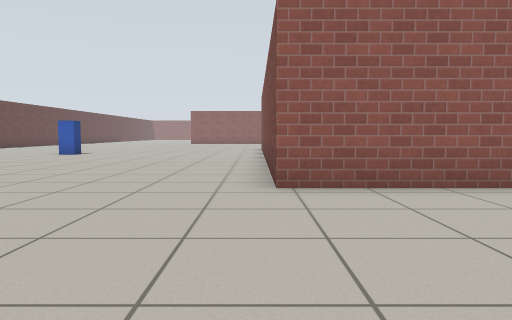
[1] (above)

24 first-person views from a walk through a Gazebo world. The camera is 0.72 m above the floor, tilts 4° down and sees 70° across. Floor lines are 1 m apart. The floor is counted in squares, 1 m on a side. Each view is taken from the middle of a square. On the plan, view 1 faces up. The plan holds only what a view shows up to about 11 squares ahead; the rest is blank. The place goes on beyond the plan. Simple patterns stand in for the simulator's built-in surfaces. Simple shapes stand in for some stock models.

[2]
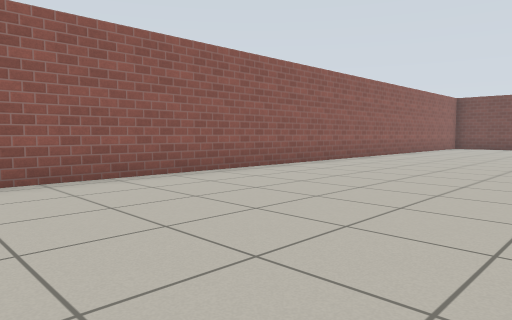

[3]
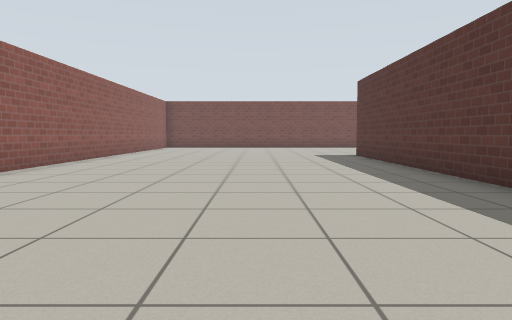

[4]
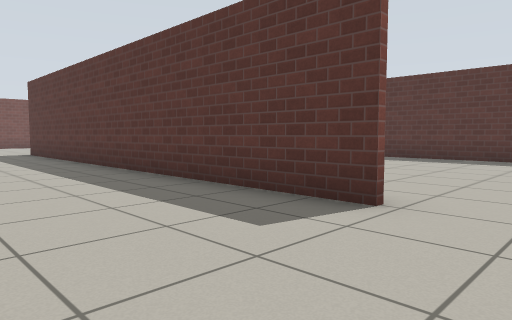

[5]
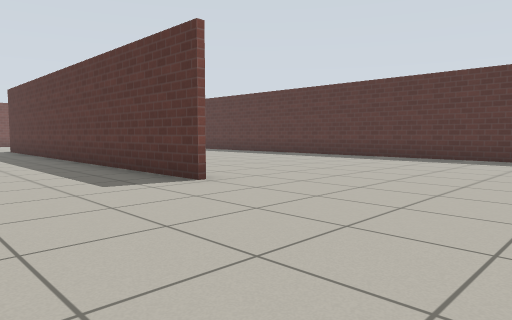

[6]
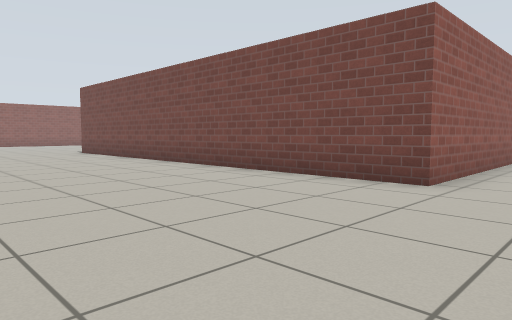

[7]
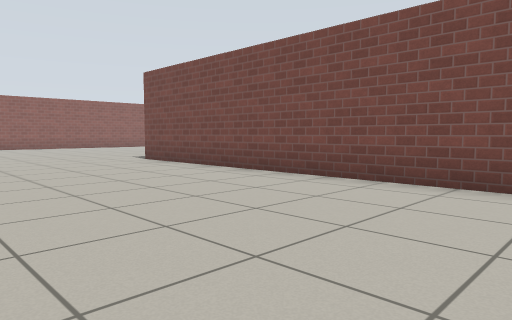

[8]
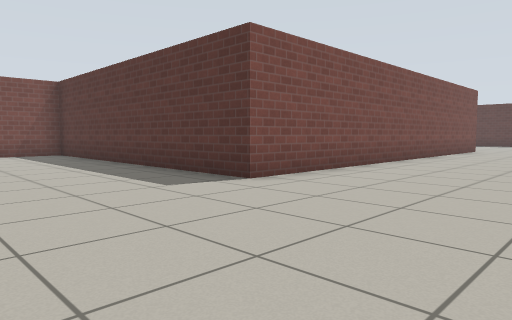

[9]
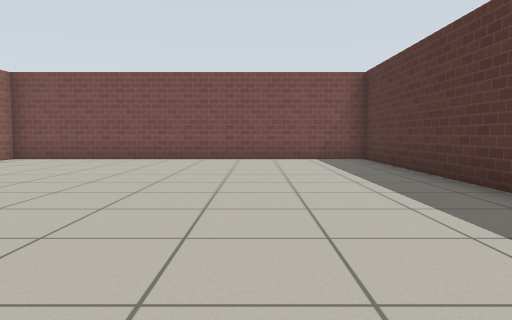

[10]
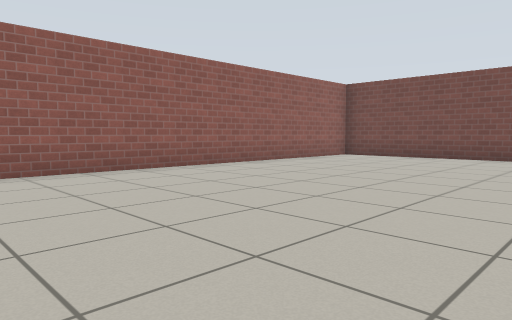

[11]
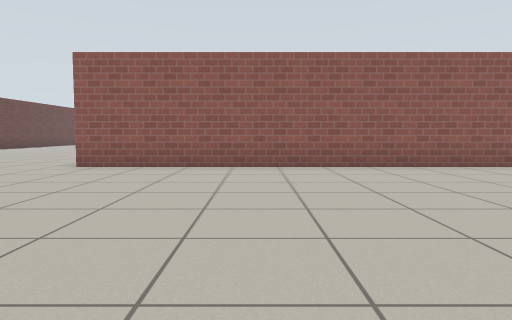

[12]
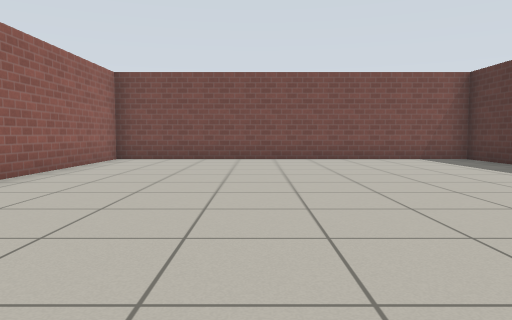

[13]
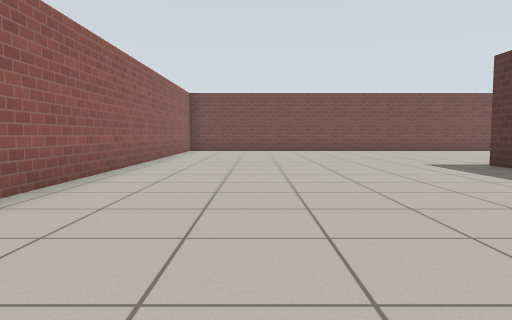

[14]
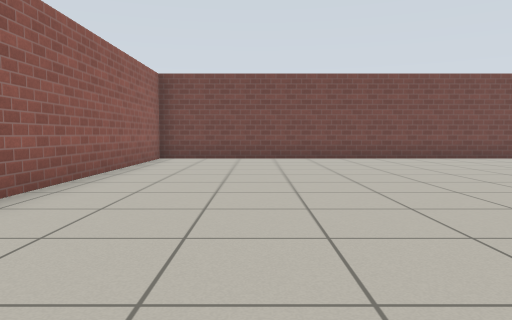

[15]
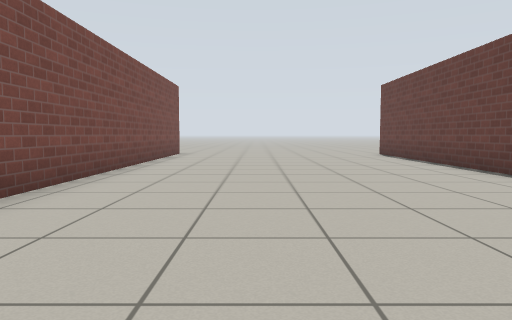

[16]
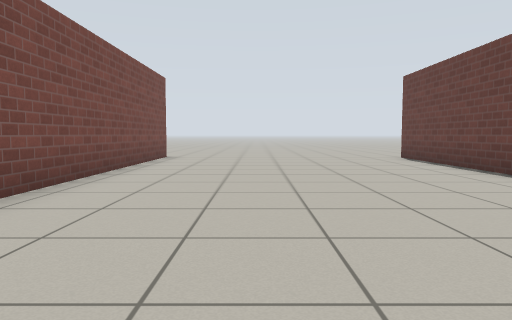

[17]
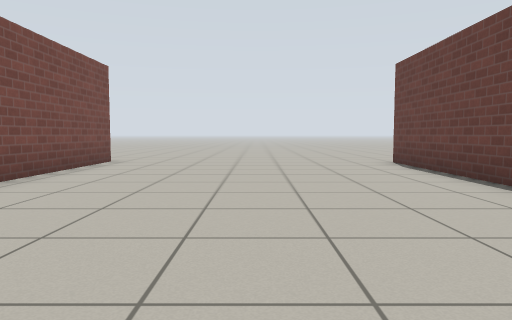

[18]
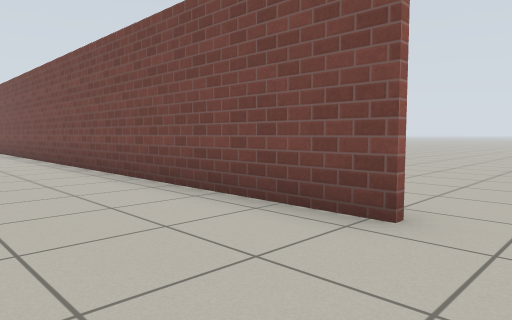

[19]
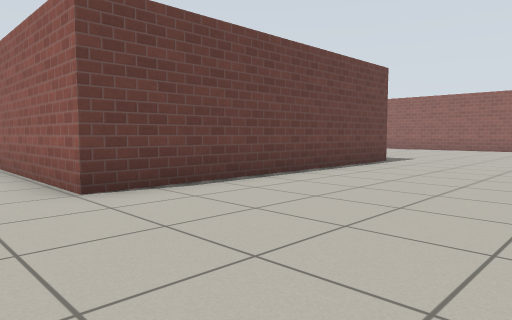

[20]
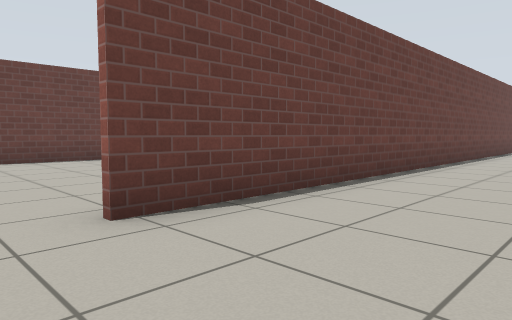

[21]
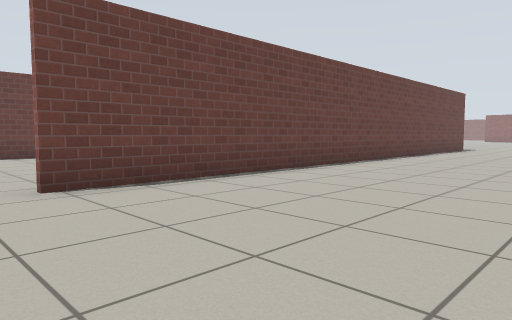

[22]
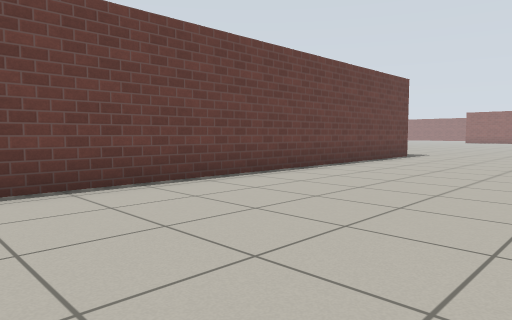

[23]
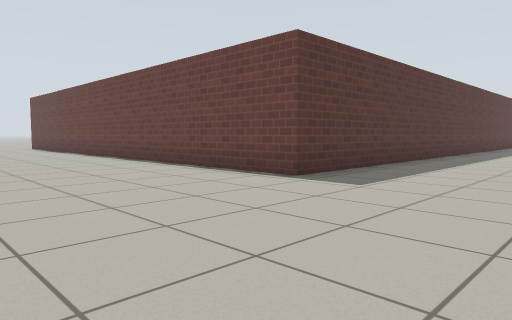

[24]
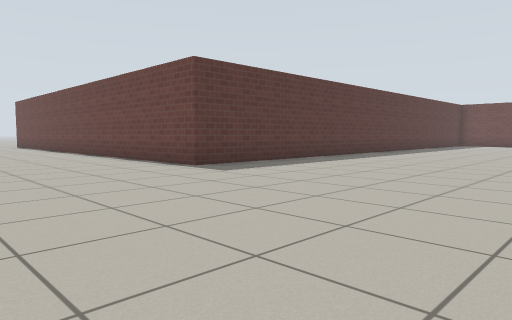

### Floor plan
Points are (right, up) in squares from view 1. A wall is a line through its corners. A room is listed if a view was taken in it or the views show most of it. See-through windows are left out.
Room 1 (views 1, 2, 3, 4, 5, 6, 7, 8, 9, 10, 11, 12, 13, 14, 15, 16, 17, 18, 19)
walls: (-0.4, -3.4) (12.5, -3.4) (12.5, -11.4) (7.9, -11.4); (-3.1, -11.3) (2.5, -11.3); (19.9, -11.8) (19.9, 4.9) (0.3, 4.9) (0.3, 17.9) (9.6, 17.9) (9.6, 28.1) (-5, 28.1)
ways out: opening at (20, -12.5) to room 2
Room 2 (views 20, 21, 22, 23, 24)
walls: (13.3, 5) (20, 5) (20, -11.8)
ways out: opening at (20, -12.5) to room 1

Positions as (right, up) in squares from view 1, and headings:
1: (0, 0), facing up
2: (0, -1), facing up-right
3: (0, 0), facing right
4: (-2, 0), facing down-right
5: (-5, 0), facing down-right
6: (-5, 3), facing up-right
7: (-5, 8), facing up-right
8: (-4, 22), facing down-right
9: (-1, 21), facing right
10: (-2, 21), facing up-right
11: (-1, 20), facing up
12: (-1, 24), facing right
13: (4, 2), facing right
14: (9, 2), facing right
15: (17, 2), facing down
16: (17, 0), facing down
17: (16, -2), facing down
18: (17, -13), facing up-right
19: (17, -13), facing up-left
20: (23, -13), facing up-left
21: (25, -13), facing up-left
22: (25, -7), facing up-left
23: (25, 9), facing down-left
24: (25, 12), facing down-left
